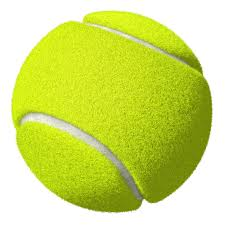
#> input picture website/block_3_vision/lsn20/tennis/tennis_1.jpg, 225 x 225 px, found by its file name
$ jupyter execute --allow-errors histogram_tracking.ipynb   (shell and % lines are left out)   (older library calls are emulated)
#> lines starting #> are read from the running program, lines starting #| are printed output that depends on the picture; after the words box and inside, x2 and y2 are one past the last pixel; in counts of white or black regions, pixels touching at a corner belong together
#> further down, i is the input picture: shape (225, 225, 3); mean B, G, R 113.5, 223.4, 208.6
# Histogram Detection

Kevin J. Walchko, created 5 Dec 2016

----------

Although color detection is simple and works pretty good, the world tends to be made up of objects composed of more than one color. What we want to do is build a color model and then statistically determine if an object is part of that color model or not.

## References

- [Color spaces](http://docs.opencv.org/trunk/df/d9d/tutorial_py_colorspaces.html)
- [Backprojection](http://opencv-python-tutroals.readthedocs.io/en/latest/py_tutorials/py_imgproc/py_histograms/py_histogram_backprojection/py_histogram_backprojection.html#histogram-backprojection)
- [Morphological operators](http://opencv-python-tutroals.readthedocs.io/en/latest/py_tutorials/py_imgproc/py_morphological_ops/py_morphological_ops.html)
- [k-means clustering](http://www.pyimagesearch.com/2014/07/07/color-quantization-opencv-using-k-means-clustering/)
- [colorizer.org](http://colorizer.org/)

## Setup

[cell 1]
from __future__ import print_function
from __future__ import division
import numpy as np
from matplotlib import pyplot as plt
import cv2
import time

# Histogram Detection

Finding a specific object is not hard under good conditions. Tyically it can be divided up into several steps:

1. seach an image and find the object you want. You will need some sort of a priori model to find the image that was developed off line.
2. assuming the object doesn't move in a non-linear motion or out of frame between 2 consequtive images. Start at the last known location of the object in the previous image and search the local area for the object again.
3. Continue tracking through the sequence of images until you are done.

## Tennis Anyone?

Let's take a look at trying to find some tennis balls. First we need to move switch between RGB and HSV color space.
* The **hue** (H) of a color refers to which pure color it resembles. All tints, tones and shades of red have the same hue. Hues are described by a number that specifies the position of the corresponding pure color on the color wheel, as a fraction between 0 and 1. Value 0 refers to red; 1/6 is yellow; 1/3 is green; and so forth around the color wheel.
* The **saturation** (S) of a color describes how white the color is. A pure red is fully saturated, with a saturation of 1; tints of red have saturations less than 1; and white has a saturation of 0.
* The **value** (V) of a color, also called its lightness, describes how dark the color is. A value of 0 is black, with increasing lightness moving away from black

A good resource for understanding RGB and HSV is [colorizer.org](http://colorizer.org/) where you can play with some sliders and see how it changes the color in different color spaces.

For HSV, Hue range is [0,179], Saturation range is [0,255] and Value range is [0,255]. Different softwares use different scales. So if you are comparing OpenCV values with them, you need to normalize these ranges.

## Why?

The big reason is that it separates color information (chroma) from intensity or lighting (luma). Because value is separated, you can construct a histogram or thresholding rules using only saturation and hue. This in theory will work regardless of lighting changes in the value channel. In practice it is just a nice improvement. Even by singling out only the hue you still have a very meaningful representation of the base color that will likely work much better than RGB. The end result is a more robust color thresholding over simpler parameters.

Hue is a continuous representation of color so that 0 and 360 are the same hue which gives you more flexibility with the buckets you use in a histogram. Geometrically you can picture the HSV color space as a cone or cylinder with H being the degree, saturation being the radius, and value being the height.

[cell 2]
images = ['hist_pics/tennis_1.jpg', 'hist_pics/tennis_2.jpg', 'hist_pics/tennis_3.jpg']
im = []
#> (the rest of this cell did not finish here and is left out)

[cell 3]
for i, image in enumerate(im):
    img = cv2.cvtColor(image, cv2.COLOR_RGB2HSV)
    im[i] = img
#> this loop made 1 pass
#> after the loop, im = 1 item


plt.subplot(1,3,1)
plt.imshow(im[0]);
plt.subplot(1,3,2)
#> (the rest of this cell did not finish here and is left out)

Let's define a region of interest (ROI) that will be used to find a tennis ball in another image.

[cell 4]
roi = []
roi.append(im[0][60:110, 50:180])
# roi.append(im[0][50:190, 50:190])  # includes seam
#> (the rest of this cell did not finish here and is left out)

[cell 5]
class hsvHistogram(object):
    """
    This class holds the histogram information of a HSV image.
    """
    hist = None
    bins = None
    def __init__(self, bins):
        self.bins = bins
        self.kernel = np.ones((5,5),np.uint8)

    def calcHist(self, im_array):
        hist = cv2.calcHist(
            im_array,
            [0, 1],
            None,
            [self.bins, self.bins],
            [0,180, 0 ,256]
        )
        cv2.normalize(hist,hist,0,32,cv2.NORM_MINMAX)
#> hist: shape (32, 32) float32; min 0, max 32, mean 0.1
        self.hist = hist

    def find(self, test, threshold=3):
        if self.hist is None:
            print('Need to init histogram first!')
            return 1

        dst = cv2.calcBackProject(
            [test],
            [0, 1],
            self.hist,
            [0,180, 0 ,256],
            1
        )

        disc = cv2.getStructuringElement(cv2.MORPH_ELLIPSE,(5,5))
        cv2.filter2D(dst,-1,disc,dst)

        ret, thresh = cv2.threshold(dst,threshold,255,cv2.THRESH_BINARY)

        # morphological/blobify --------
        # thresh = cv2.erode(thresh, self.kernel)
        # thresh = cv2.dilate(thresh, self.kernel)
        thresh = cv2.morphologyEx(thresh, cv2.MORPH_OPEN, self.kernel)
        return thresh

    def plot(self):
        plt.plot(np.linspace(0,180,roiHist.bins), roiHist.hist)
        plt.grid(True)
        plt.xlabel('Hue')

[cell 6]
# [6 lines of commented-out code are left out]

roiHist = hsvHistogram(32)
roiHist.calcHist(roi)
# plt.plot(np.linspace(0,180,roiHist.bins), roiHist.hist)
# plt.grid(True)
roiHist.plot()
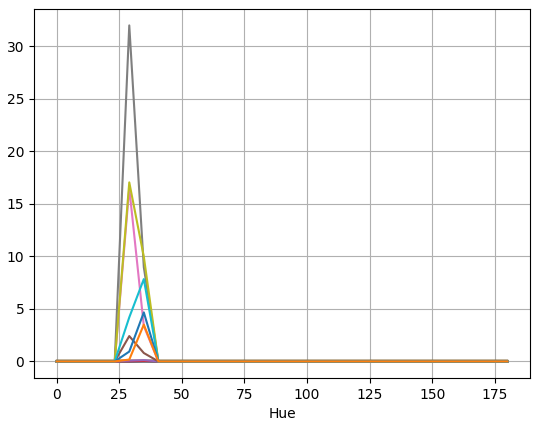
#> figure drawn by matplotlib, 1 panel

[cell 7]
print('h x w x channels: {} {} {}'.format(*im[0].shape))
#| h x w x channels: 225 225 3
# print(hist)

[cell 8]
# h,s,v = cv2.split(roi)
# plt.hist(h.ravel(), 180,[0,180]);
# plt.grid(True);

[cell 9]
ball2_rgb = cv2.imread('hist_pics/test5.jpg')
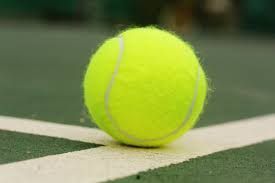
#> input picture website/block_3_vision/lsn20/hist_pics/test5.jpg, 275 x 183 px, found by its file name
#> ball2_rgb is the input picture: shape (183, 275, 3); mean B, G, R 75.5, 138, 123.7
ball2_rgb = cv2.cvtColor(ball2_rgb, cv2.COLOR_BGR2RGB)  # make pretty for ipython
ball2 = cv2.cvtColor(ball2_rgb, cv2.COLOR_RGB2HSV)  # now convert to HSV
#> ball2: shape (183, 275, 3); mean H, S, V 39.7, 111.9, 139.3

plt.subplot(1,2,1)
plt.imshow(ball2_rgb);
plt.subplot(1,2,2)
plt.imshow(ball2);

[cell 10]
h,s,v = cv2.split(ball2)
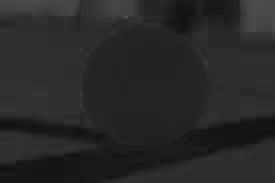
#> h: shape (183, 275); min 14, max 81, mean 39.7
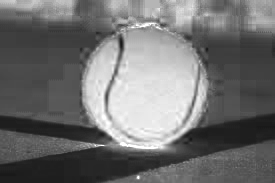
#> s: shape (183, 275); min 23, max 255, mean 111.9
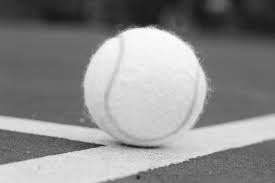
#> v: shape (183, 275); min 23, max 255, mean 139.3
plt.hist(h.ravel(), 32,[0,180], label='hue');
plt.hist(s.ravel(), 32,[0,255], label='saturation');
plt.hist(v.ravel(), 32,[0,255], label='value');
plt.grid(True)
plt.legend(loc='upper right');
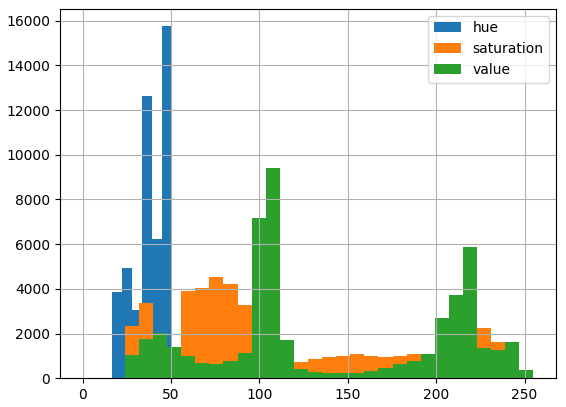
#> figure drawn by matplotlib, 1 panel; tallest bar 15758 high, from x = 45 to 50.62; tallest bar 4546 high, from x = 71.72 to 79.69; tallest bar 9425 high, from x = 103.6 to 111.6

## Backprojection

**What is backprojection actually in simple words?** It is used for image segmentation or finding objects of interest in an image. In simple words, it creates an image of the same size (but single channel) as that of our input image, where each pixel corresponds to the probability of that pixel belonging to our object. In more simpler worlds, the output image will have our object of interest in more white compared to remaining part. Well, that is an intuitive explanation. (I can’t make it more simpler). Histogram Backprojection is used with camshift algorithm etc.

**How do we do it?** We create a histogram of an image containing our object of interest (in our case, the ground, leaving player and other things). The object should fill the image as far as possible for better results. And a color histogram is preferred over grayscale histogram, because color of the object is more better way to define the object than its grayscale intensity. We then “back-project” this histogram over our test image where we need to find the object, ie in other words, we calculate the probability of every pixel belonging to the ground and show it. The resulting output on proper thresholding gives us the ground alone.

## Morphological Operations

1. **Erosion**
    The basic idea of erosion is just like soil erosion only, it erodes away the boundaries of foreground object (Always try to keep foreground in white). So what does it do? The kernel slides through the image (as in 2D convolution). A pixel in the original image (either 1 or 0) will be considered 1 only if all the pixels under the kernel is 1, otherwise it is eroded (made to zero).

    So what happends is that, all the pixels near boundary will be discarded depending upon the size of kernel. So the thickness or size of the foreground object decreases or simply white region decreases in the image. It is useful for removing small white noises (as we have seen in colorspace chapter), detach two connected objects etc.

2. **Dilation**
    It is just opposite of erosion. Here, a pixel element is ‘1’ if atleast one pixel under the kernel is ‘1’. So it increases the white region in the image or size of foreground object increases. Normally, in cases like noise removal, erosion is followed by dilation. Because, erosion removes white noises, but it also shrinks our object. So we dilate it. Since noise is gone, they won’t come back, but our object area increases. It is also useful in joining broken parts of an object.

3. **Opening**
    Opening is just another name of erosion followed by dilation. It is useful in removing noise, as we explained above. Here we use the function, cv2.morphologyEx()

4. **Closing**
    Closing is reverse of Opening, Dilation followed by Erosion. It is useful in closing small holes inside the foreground objects, or small black points on the object.

[cell 11]
test = ball2.copy()

thresh = roiHist.find(test, 20)
#> in find, `cv2.filter2D(dst,-1,disc,dst)`:
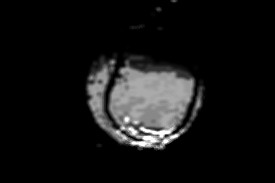
#> dst: shape (183, 275); min 0, max 255, mean 20
#> in find, `ret, thresh = cv2.threshold(dst,threshold,255,cv2.THRESH_BINARY)`:
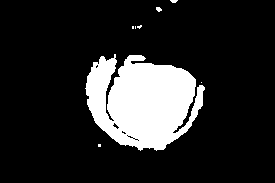
#> thresh: shape (183, 275); 16% white; 8 white regions (6 under 20 px), largest, box (x1, y1, x2, y2) and area: (85, 54, 205, 151) 7961, (156, 7, 162, 12) 22
#> in find, `ret, thresh = cv2.threshold(dst,threshold,255,cv2.THRESH_BINARY)`: ret = 20
#> in find, `thresh = cv2.morphologyEx(thresh, cv2.MORPH_OPEN, self.kernel)`: thresh: shape (183, 275); 15.5% white; 2 white regions, box (x1, y1, x2, y2) and area: (86, 55, 196, 150) 7593, (191, 86, 204, 118) 228
thresh = cv2.merge((thresh,thresh,thresh))  # make 3 channels
#> thresh: shape (183, 275, 3); 15.5% white; 2 white regions

# plot ----------
res = cv2.bitwise_and(ball2_rgb,thresh)
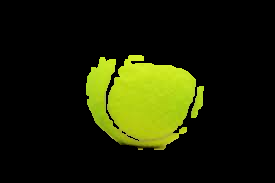
#> res: shape (183, 275, 3); mean R, G, B 28, 32.3, 4.3
pics = np.hstack((test,thresh,res))
#> pics: shape (183, 825, 3); mean H, S, V 35.8, 61.3, 61.1
plt.imshow(pics);
# plt.colorbar();

[cell 12]
a,b,c = cv2.split(thresh)
img, contours, hierarchy = cv2.findContours(a,cv2.RETR_TREE,cv2.CHAIN_APPROX_SIMPLE)
#> contours = 8 contours, 6 with area under 20; largest, box (x1, y1, x2, y2) and area: (86, 55, 196, 150) 7352, (191, 86, 204, 118) 191
cnt = contours[0]
#> cnt = contour of 28 points, box (x1, y1, x2, y2) (191, 86, 204, 118), area 191
(x,y),radius = cv2.minEnclosingCircle(cnt)
#> x = 197; y = 101.5; radius = 16.62
center = (int(x),int(y))
#> center = (197, 101)
radius = int(radius)
#> radius = 16
cv2.circle(res,center,radius,(0,255,0),2)
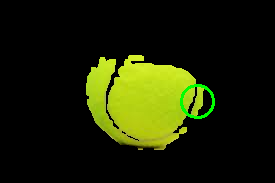
#> res: shape (183, 275, 3); 0.61% of pixels changed, all inside (x1, y1, x2, y2) = (180, 84, 215, 119)
cv2.circle(res,center,1,(0,255,0),2)
#> res: shape (183, 275, 3); 0.04% of pixels changed, all inside (x1, y1, x2, y2) = (195, 99, 200, 104)
plt.imshow(res);
